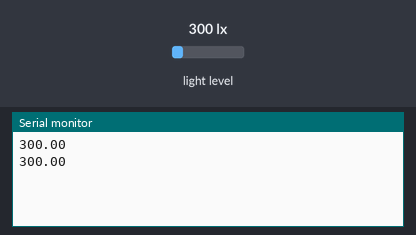
The sketch below on a simulated Arduino Uno, built for the host (arithmetic inside an expression is 32-bit, double 64-bit). Parts: the last lines printed to the serial monitor. The test bench sets the inputs (shaded band); at power-on: light level 300 lx.

Above: at 1.8 s.
1.9 s: light level set to 40 lx
At 2.8 s:
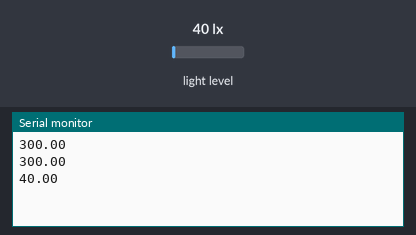
3.4 s: light level set to 500 lx
At 4.8 s:
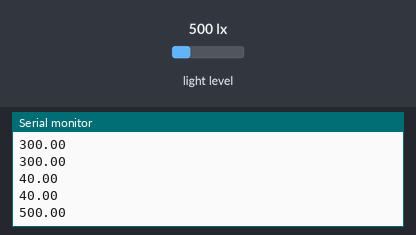
Timing chart, 0 to 6.4 s (numbered marks = the images above; inputs shaded):
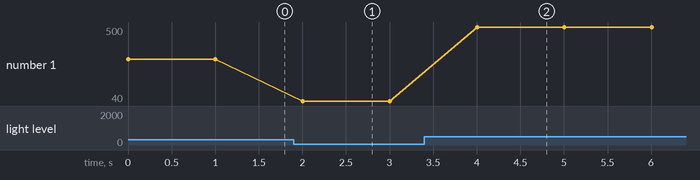

The sketch:

bh1750.ino
```cpp
#include <Wire.h>
#include <hp_BH1750.h>

hp_BH1750 lux_snsr;

void setup()
{
  Wire.begin();
  Serial.begin(115200);
  lux_snsr.begin(0x23);
  lux_snsr.calibrateTiming();
  lux_snsr.start();
}

void loop()
{
    float lux = lux_snsr.getLux();
    Serial.println(lux);
    lux_snsr.start();
    delay(1000);
}
```

Measured:
- after the input at 1.9 s, the serial monitor: prints a new line after 0.10 s (image 1)
- after the input at 3.4 s, the serial monitor: prints a new line after 0.60 s (image 2)
- plotted number 1: 300 → 40 after the input at 1.9 s, 40 → 500 after the input at 3.4 s
